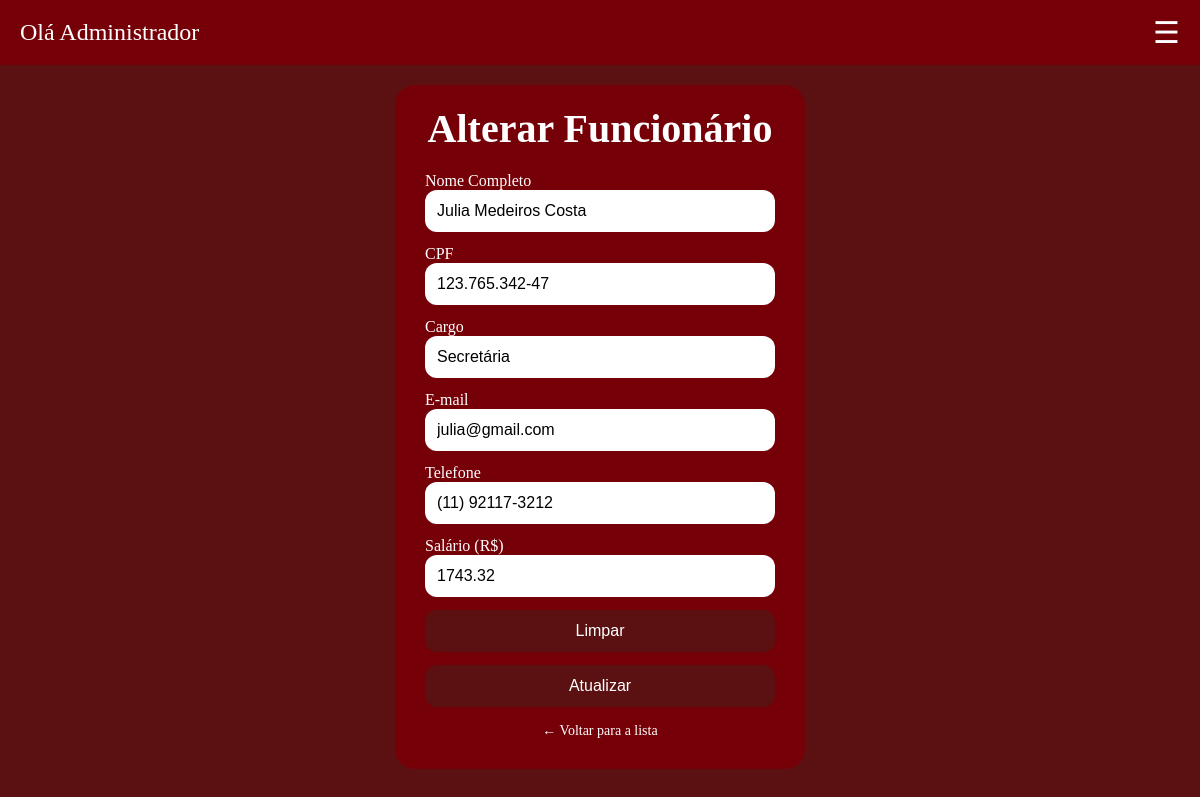
Screenshot of /Gestao-Escolar/php/admin/edfunci.php?id=1 (signed in) with the database file from the repository.
### tables this page shows
CREATE TABLE IF NOT EXISTS `funcionario` (
  `id_funcionario` int NOT NULL AUTO_INCREMENT,
  `nome` varchar(100) NOT NULL,
  `cpf` varchar(14) NOT NULL,
  `cargo` varchar(50) NOT NULL,
  `email` varchar(50) NOT NULL,
  `telefone` varchar(20) DEFAULT NULL,
  `salario` decimal(10,2) DEFAULT NULL,
  PRIMARY KEY (`id_funcionario`),
  UNIQUE KEY `cpf` (`cpf`),
  UNIQUE KEY `email` (`email`)
);

### Gestao-Escolar/php/verifica.php (called while the page is built, shortened)
<?php
function h($texto) {
    return htmlspecialchars((string)$texto, ENT_QUOTES, 'UTF-8');
}

### Gestao-Escolar/php/admin/edfunci.php (the view, shortened to what this page needs)
<?php
include "../verifica.php";
include_once "../conexao.php";
$id = $_GET["id"] ?? null;
$query = $sql->prepare("SELECT * FROM funcionario WHERE id_funcionario = ?");
$query->bind_param("i", $id);
$query->execute();
$result = $query->get_result();
$row = $result->fetch_assoc();
?>
<!DOCTYPE html>
<html lang="pt-br">
<head>
    <link rel="stylesheet" href="../../css/style.css">
</head>
<body class="sla">
<?php include "../includes/header_admin.php"; ?>
<div class="divform">
  <h2 class="titulo">Alterar Funcionário</h2>
  <form action="../alterarfunci.php" method="post" class="formularios">
        <div class="org">
          <label for="nome">Nome Completo</label>
          <input type="text" id="nome" name="nome" required value="<?php echo h($row['nome']); ?>">
        </div>
        <div class="org">
          <label for="cpf">CPF</label>
          <input type="text" id="cpf" name="cpf" required placeholder="000.000.000-00" pattern="\d{3}\.\d{3}\.\d{3}-\d{2}" value="<?php echo h($row['cpf']); ?>">
        </div>
        <div class="org">
          <label for="cargo">Cargo</label>
          <input type="text" id="cargo" name="cargo" required placeholder="Ex.: Secretária, Coordenador" value="<?php echo h($row['cargo']); ?>">
        </div>
        <div class="org">
          <label for="email">E-mail</label>
          <input type="email" id="email" name="email" required value="<?php echo h($row['email']); ?>">
        </div>
        <div class="org">
          <label for="telefone">Telefone</label>
          <input type="tel" id="telefone" name="telefone" placeholder="(00) 91234-5678" pattern="\(\d{2}\) \d{4,5}-\d{4}" value="<?php echo h($row['telefone']); ?>">
        </div>
        <div class="org">
          <label for="salario">Salário (R$)</label>
          <input type="number" id="salario" name="salario" min="0" step="0.01" placeholder="0,00" value="<?php echo h($row['salario']); ?>">
        </div>
    <input class="btn-form" type="reset" value="Limpar">
    <input class="btn-form" type="submit" value="Atualizar" name="atualizar">
  </form>
  <a class="voltar" href="listarfunci.php">← Voltar para a lista</a>
</div>
</body>
</html>

### Gestao-Escolar/css/style.css (style rules this page uses)
.org { display: flex; flex-direction: column; color: white; }
.sla { margin: 0; background-color: rgb(91, 17, 17); }
a { text-decoration: none; }
.divform { margin: 130px auto; margin-top: 20px; background-color: rgb(118, 0, 8); padding: 30px; border-radius: 20px; width: 350px; }
.titulo { color: #ffffff; font-size: 40px; text-align: center; margin-bottom: 20px; font-family: 'sla'; margin-top: -10px; }
.formularios { display: flex; flex-direction: column; gap: 13px; }
.formularios label { color: #fff; font-family: 'marca'; }
.formularios input { padding: 12px; border-radius: 12px; border: none; outline: none; background-color: #ffffff; font-size: 16px; }
.formularios input::placeholder { color: #000000; }
.btn, .btn-novo, .btn-form { display: inline-block; cursor: pointer; border: none; border-radius: 12px; padding: 12px 18px; font-size: 16px; background-color: rgb(118, 0, 8); color: #ffffff; transition: 0.2s; }
.btn-form { width: 100%; background-color: rgb(91, 17, 17); }
.formularios .btn-form { cursor: pointer; width: 100%; background-color: rgb(91, 17, 17); color: #ffffff; }
.voltar { display: block; margin-top: 16px; text-align: center; color: #ffffff; font-size: 14px; }

### rows the page displays
funcionario: nome "Julia Medeiros Costa", cpf "123.765.342-47", cargo "Secretária", email "julia@gmail.com", telefone "(11) 92117-3212", salario "1743.32"
